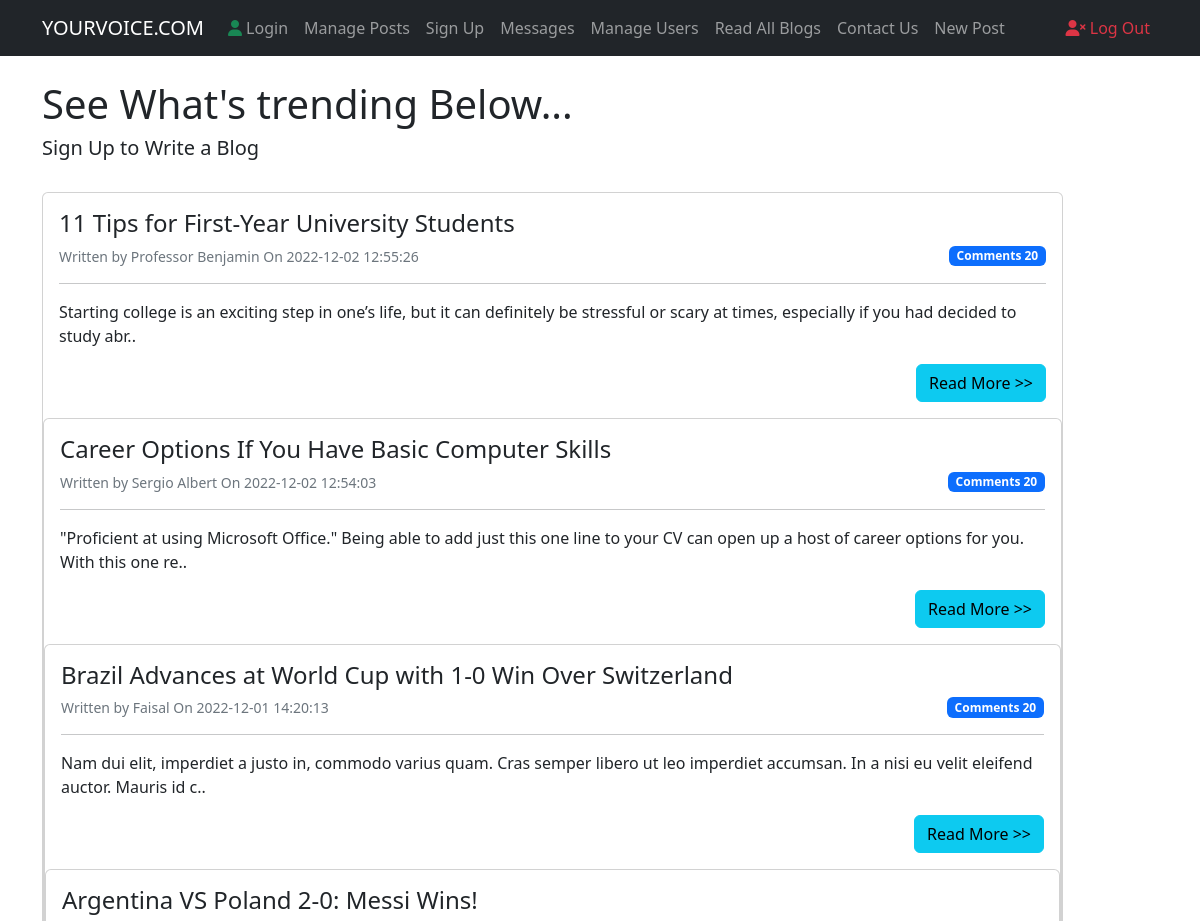
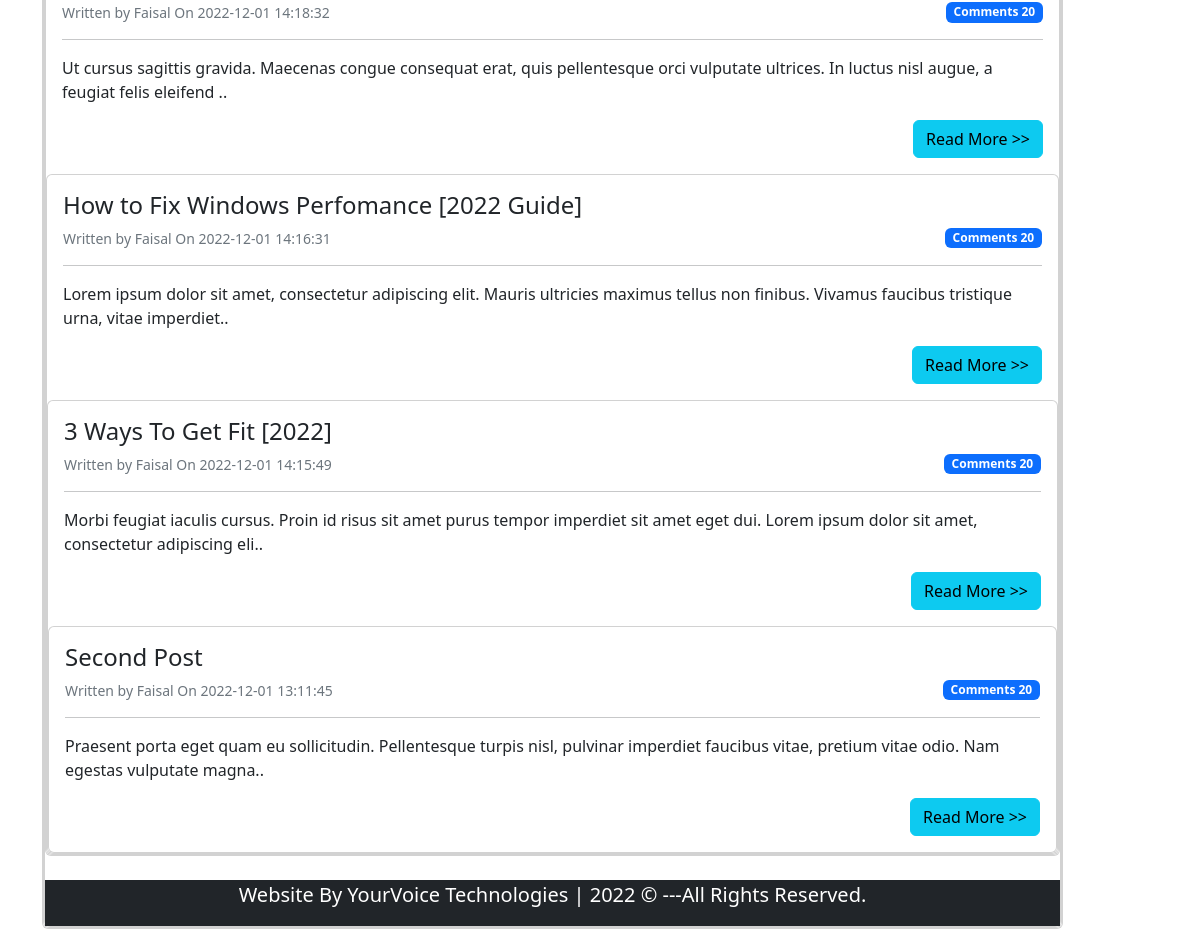
Screenshot of /Blog.php with the database file from the repository (2 pictures, top to bottom).
### tables this page shows
CREATE TABLE `posts` (
  `id` int(10) NOT NULL,
  `datetime` varchar(50) NOT NULL,
  `title` varchar(300) NOT NULL,
  `category` varchar(50) NOT NULL,
  `author` varchar(50) NOT NULL,
  `post` varchar(5000) NOT NULL
);

### Blog.php (the view, shortened to what this page needs)
<html lang="en">
<head>
    <link href="https://cdn.jsdelivr.net/npm/bootstrap@5.2.3/dist/css/bootstrap.min.css" rel="stylesheet">
    <link href="css/styles.css" rel="stylesheet">
</head>
<body>
<nav class="navbar navbar-expand-lg navbar-dark bg-dark">
        <div class="container">
            <a href="#" class="navbar-brand">YOURVOICE.COM</a>
            <div class="collapse navbar-collapse" id="navbarcollapseBMS">
            <ul class="navbar-nav mr-auto">
                <li class="nav-item">
                    <a href="LoginUser.php" class="nav-link"><i class="fa-solid fa-user text-success"></i> Login</a>
                </li>
                <li class="nav-item">
                    <a href="Posts.php" class="nav-link">Manage Posts</a>
                </li>
                <li class="nav-item">
                    <a href="RegisterUser.php" class="nav-link">Sign Up</a>
                </li>
                <li class="nav-item">
                    <a href="ContactMessages.php" class="nav-link">Messages</a>
                </li>
                <li class="nav-item">
                    <a href="ManageUsers.php" class="nav-link">Manage Users</a>
                </li>
                <li class="nav-item">
                    <a href="Blog.php" class="nav-link">Read All Blogs</a>
                </li>
                <li class="nav-item">
                    <a href="ContactUs.php" class="nav-link">Contact Us</a>
                </li>
                <li class="nav-item">
                    <a href="AddNewPost.php" class="nav-link">New Post</a>
                </li>
            </ul>
            <ul class="navbar-nav ml-auto">
                <li class="nav-item">
                    <a href="LogOut.php" class="nav-link text-danger"><i class="fa-solid fa-user-xmark"></i> Log Out</a>
                </li>
            </ul>
            </div>
        </div>
    </nav>
    <br>
    <div class="container">
        <div class="row">
            <div class="col-sm-11">
            <h1>See What's trending Below...</h1>
            <h1 class="lead">Sign Up to Write a Blog</h1>
            <br>
            <?php
            global $ConnectingDB;
            $sql = "SELECT * FROM posts ORDER BY id desc";
            $stmt = $ConnectingDB->query($sql);
            while($DataRows = $stmt->fetch()){
                $PostId = $DataRows["id"];
                $DateTime = $DataRows["datetime"];
                $PostTitle = $DataRows["title"];
                $Admin = $DataRows["author"];
                $PostDescription = $DataRows["post"];
            ?>
            <div class="card">
                <div class="card-body">
                    <h4 class="card-title">
                        <?php echo $PostTitle; ?></h4>
                    <small class="text-muted">Written by <?php echo $Admin; ?> On <?php echo $DateTime; ?></small>
                    <div style="float:right;" class="badge bg-primary">Comments 20</div>
                    <hr>
                    <p class="card-text"><?php if(strlen(strlen($PostDescription)>150)){
                        $PostDescription = substr($PostDescription,0,150)."..";
                    } echo $PostDescription ?></p>
                    <a href="FullPost.php?id=<?php echo $PostId; ?>" style="float:right;">
                    <span class="btn btn-info">Read More >> </span>
                    </a>
                </div>
                <?php } ?>
            </div>
            </div>
        </div>
    </div>
    <br>
    <footer class="bg-dark text-white">
        <div class="container">
            <div class="row">
                <div class="col">
                    <p class="lead text-center">Website By YourVoice Technologies | 2022 &copy; ---All Rights Reserved. </p>
                </div>
            </div>
        </div>
    </footer>
</body>
</html>

### css/styles.css (style rules this page uses)
.mr-auto { margin-right: auto; }
.ml-auto { margin-left: auto; }

### rows the page displays
posts: title "11 Tips for First-Year University Students", author "Professor Benjamin", datetime "2022-12-02 12:55:26", post "Starting college is an exciting step in one’s life, but it can definitely be stressful or scary at times, especially if you had decided to study abr.."
posts: title "Career Options If You Have Basic Computer Skills", author "Sergio Albert", datetime "2022-12-02 12:54:03", post "\"Proficient at using Microsoft Office.\" Being able to add just this one line to your CV can open up a host of career options for you. With this one re.."
posts: title "Brazil Advances at World Cup with 1-0 Win Over Switzerland", author "Faisal", datetime "2022-12-01 14:20:13", post "Nam dui elit, imperdiet a justo in, commodo varius quam. Cras semper libero ut leo imperdiet accumsan. In a nisi eu velit eleifend auctor. Mauris id c.."
posts: title "Argentina VS Poland 2-0: Messi Wins!", author "Faisal", datetime "2022-12-01 14:18:32", post "Ut cursus sagittis gravida. Maecenas congue consequat erat, quis pellentesque orci vulputate ultrices. In luctus nisl augue, a feugiat felis eleifend .."
posts: title "How to Fix Windows Perfomance [2022 Guide]", author "Faisal", datetime "2022-12-01 14:16:31", post "Lorem ipsum dolor sit amet, consectetur adipiscing elit. Mauris ultricies maximus tellus non finibus. Vivamus faucibus tristique urna, vitae imperdiet.."
posts: title "3 Ways To Get Fit [2022]", author "Faisal", datetime "2022-12-01 14:15:49", post "Morbi feugiat iaculis cursus. Proin id risus sit amet purus tempor imperdiet sit amet eget dui. Lorem ipsum dolor sit amet, consectetur adipiscing eli.."
posts: title "Second Post", author "Faisal", datetime "2022-12-01 13:11:45", post "Praesent porta eget quam eu sollicitudin. Pellentesque turpis nisl, pulvinar imperdiet faucibus vitae, pretium vitae odio. Nam egestas vulputate magna.."
